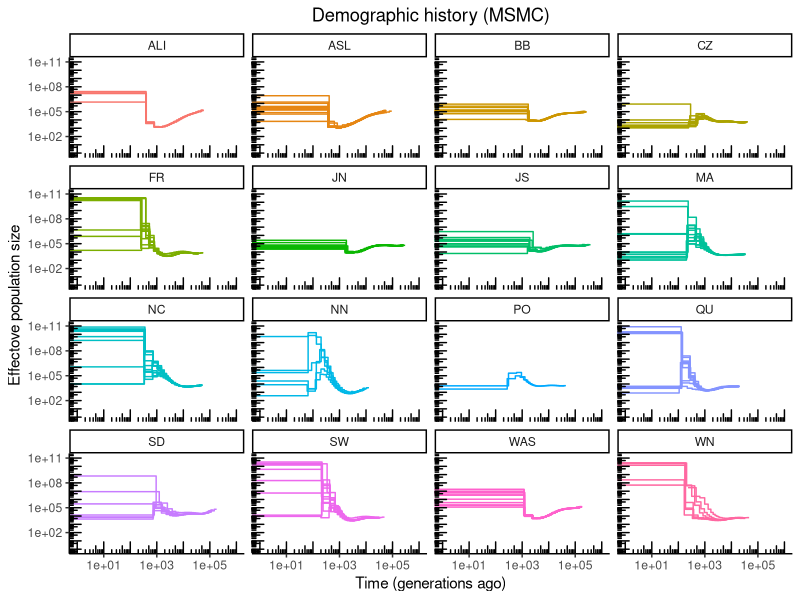
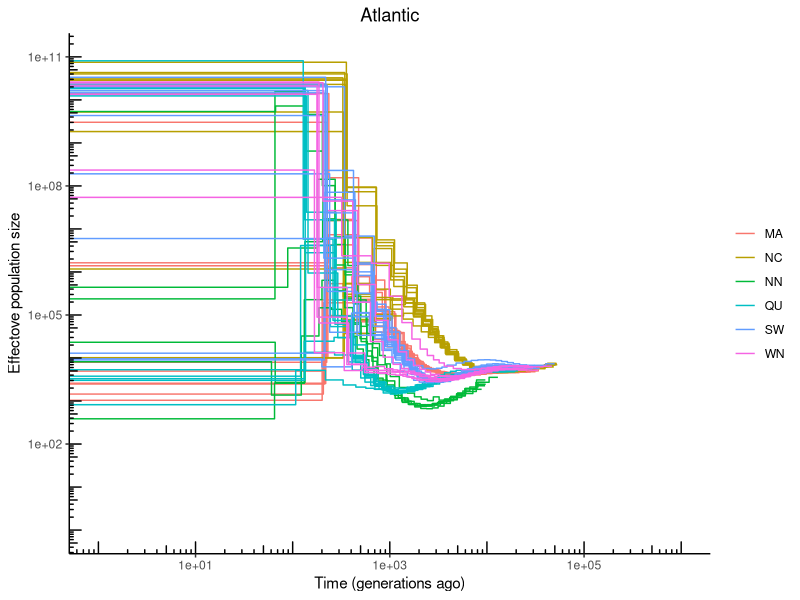
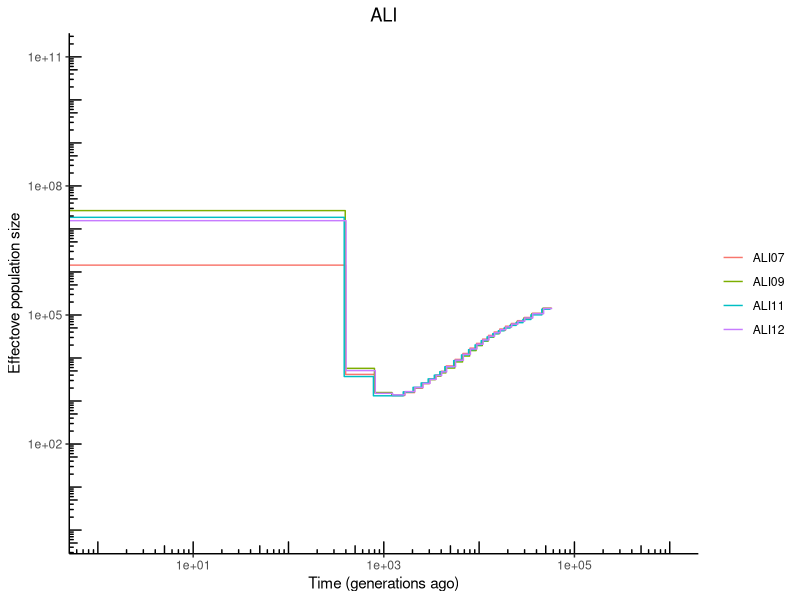
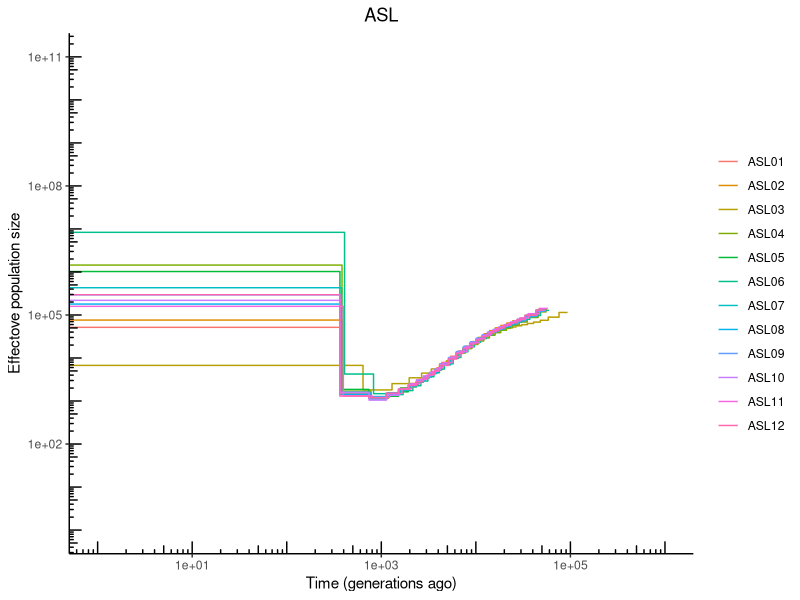
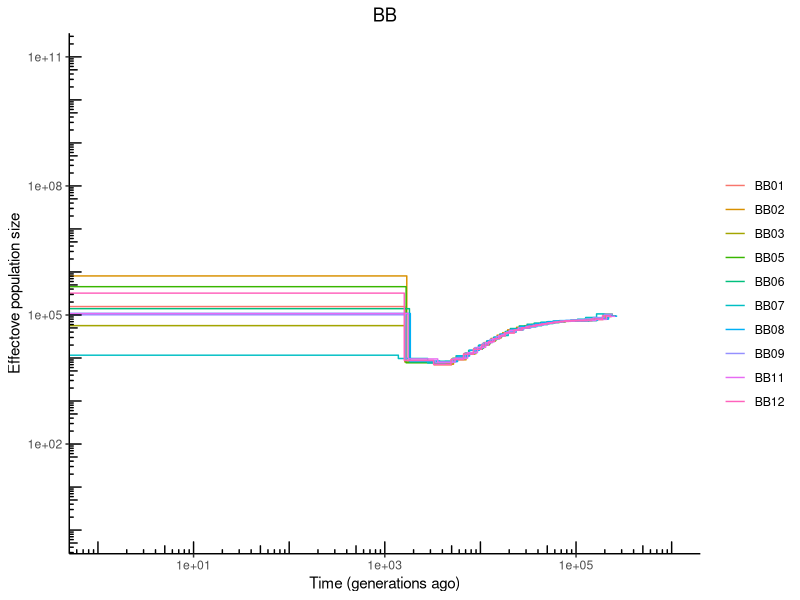
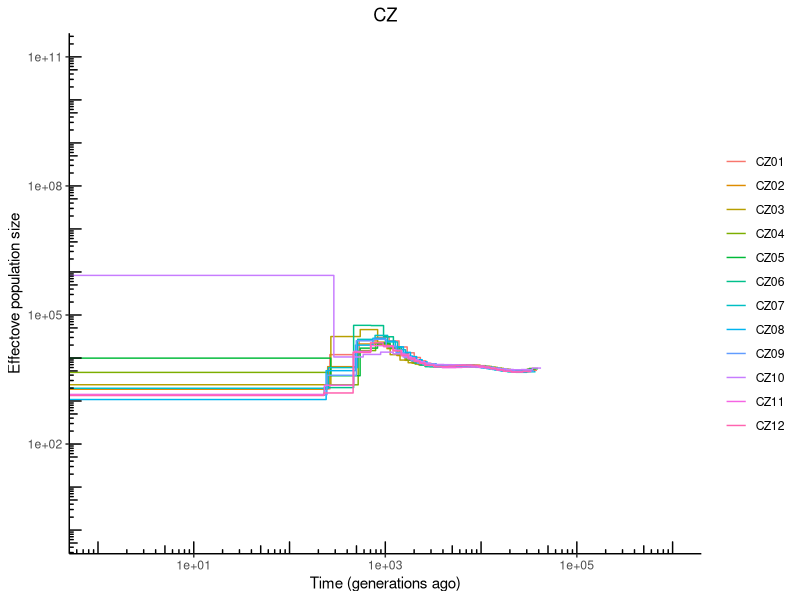
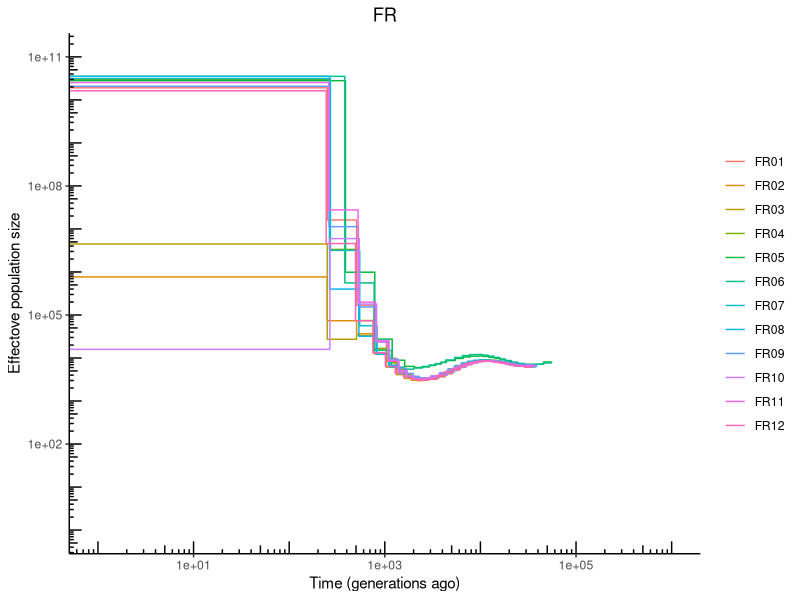
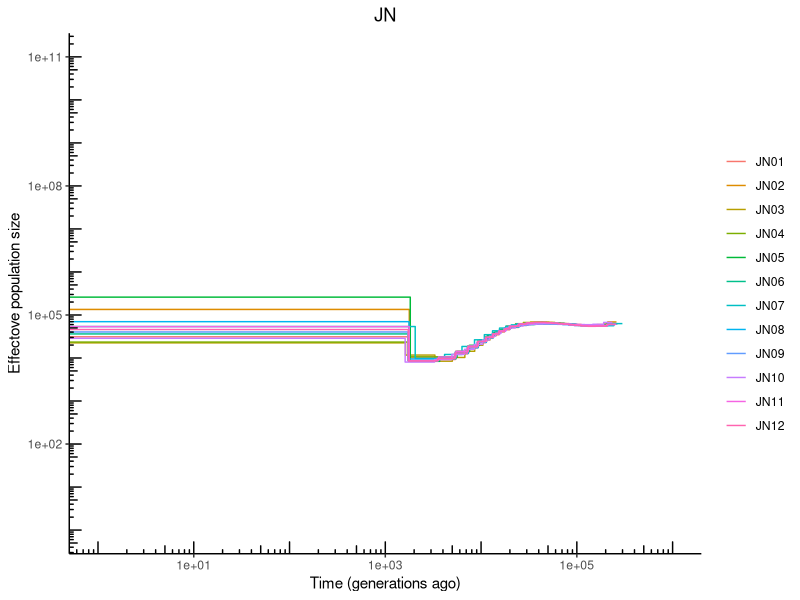

The R source for these figures, in order:
library(ggplot2)
obj <- read.table("r_input.txt")

pdf("all_sep.pdf", height=7, width=7)
ggplot(obj, aes(V5, V6, group = V7, color = V8)) +
  theme_classic() +
  geom_line() +
  scale_x_log10(limits=c(1, 1E6)) +
  scale_y_log10(limits=c(1, 1E11)) +
  xlab("Time (generations ago)") +
  ylab("Effectove population size") +
  annotation_logticks() +
  labs(title = "Demographic history (MSMC)") +
  theme(legend.position = "None", plot.title = element_text(hjust = 0.5)) +
  facet_wrap(~V8)
dev.off()

obj01 <- subset(obj, V8 == "NC" | V8 == "MA" | V8 == "QU" | V8 == "NN" | V8 == "SW" | V8 == "WN")
pdf("Atlantic.pdf", height=5, width=7)
ggplot(obj01, aes(V5, V6, group = V7, color = V8)) +
  theme_classic() +
  geom_line() +
  scale_x_log10(limits=c(1, 1E6)) +
  scale_y_log10(limits=c(1, 1E11)) +
  xlab("Time (generations ago)") +
  ylab("Effectove population size") +
  annotation_logticks() +
  labs(title = "Atlantic") +
  theme(legend.title = element_blank(), plot.title = element_text(hjust = 0.5))
dev.off()


obj01 <- subset(obj, V8 == "ALI")
pdf("ALI_msmc2.pdf", height=5, width=7)
ggplot(obj01, aes(V5, V6, color = V7)) +
	theme_classic() +
	geom_line() +
	scale_x_log10(limits=c(1, 1E6)) +
	scale_y_log10(limits=c(1, 1E11)) +
	xlab("Time (generations ago)") +
	ylab("Effectove population size") +
	annotation_logticks() +
	labs(title = "ALI") +
	theme(legend.title = element_blank(), plot.title = element_text(hjust = 0.5))
dev.off()

obj01 <- subset(obj, V8 == "ASL")
pdf("ASL_msmc2.pdf", height=5, width=7)
ggplot(obj01, aes(V5, V6, color = V7)) +
	theme_classic() +
	geom_line() +
	scale_x_log10(limits=c(1, 1E6)) +
	scale_y_log10(limits=c(1, 1E11)) +
	xlab("Time (generations ago)") +
	ylab("Effectove population size") +
	annotation_logticks() +
	labs(title = "ASL") +
	theme(legend.title = element_blank(), plot.title = element_text(hjust = 0.5))
dev.off()

obj01 <- subset(obj, V8 == "BB")
pdf("BB_msmc2.pdf", height=5, width=7)
ggplot(obj01, aes(V5, V6, color = V7)) +
	theme_classic() +
	geom_line() +
	scale_x_log10(limits=c(1, 1E6)) +
	scale_y_log10(limits=c(1, 1E11)) +
	xlab("Time (generations ago)") +
	ylab("Effectove population size") +
	annotation_logticks() +
	labs(title = "BB") +
	theme(legend.title = element_blank(), plot.title = element_text(hjust = 0.5))
dev.off()

obj01 <- subset(obj, V8 == "CZ")
pdf("CZ_msmc2.pdf", height=5, width=7)
ggplot(obj01, aes(V5, V6, color = V7)) +
	theme_classic() +
	geom_line() +
	scale_x_log10(limits=c(1, 1E6)) +
	scale_y_log10(limits=c(1, 1E11)) +
	xlab("Time (generations ago)") +
	ylab("Effectove population size") +
	annotation_logticks() +
	labs(title = "CZ") +
	theme(legend.title = element_blank(), plot.title = element_text(hjust = 0.5))
dev.off()

obj01 <- subset(obj, V8 == "FR")
pdf("FR_msmc2.pdf", height=5, width=7)
ggplot(obj01, aes(V5, V6, color = V7)) +
	theme_classic() +
	geom_line() +
	scale_x_log10(limits=c(1, 1E6)) +
	scale_y_log10(limits=c(1, 1E11)) +
	xlab("Time (generations ago)") +
	ylab("Effectove population size") +
	annotation_logticks() +
	labs(title = "FR") +
	theme(legend.title = element_blank(), plot.title = element_text(hjust = 0.5))
dev.off()

obj01 <- subset(obj, V8 == "JN")
pdf("JN_msmc2.pdf", height=5, width=7)
ggplot(obj01, aes(V5, V6, color = V7)) +
	theme_classic() +
	geom_line() +
	scale_x_log10(limits=c(1, 1E6)) +
	scale_y_log10(limits=c(1, 1E11)) +
	xlab("Time (generations ago)") +
	ylab("Effectove population size") +
	annotation_logticks() +
	labs(title = "JN") +
	theme(legend.title = element_blank(), plot.title = element_text(hjust = 0.5))
dev.off()

obj01 <- subset(obj, V8 == "JS")
pdf("JS_msmc2.pdf", height=5, width=7)
ggplot(obj01, aes(V5, V6, color = V7)) +
	theme_classic() +
	geom_line() +
	scale_x_log10(limits=c(1, 1E6)) +
	scale_y_log10(limits=c(1, 1E11)) +
	xlab("Time (generations ago)") +
	ylab("Effectove population size") +
	annotation_logticks() +
	labs(title = "JS") +
	theme(legend.title = element_blank(), plot.title = element_text(hjust = 0.5))
dev.off()

obj01 <- subset(obj, V8 == "MA")
pdf("MA_msmc2.pdf", height=5, width=7)
ggplot(obj01, aes(V5, V6, color = V7)) +
	theme_classic() +
	geom_line() +
	scale_x_log10(limits=c(1, 1E6)) +
	scale_y_log10(limits=c(1, 1E11)) +
	xlab("Time (generations ago)") +
	ylab("Effectove population size") +
	annotation_logticks() +
	labs(title = "MA") +
	theme(legend.title = element_blank(), plot.title = element_text(hjust = 0.5))
dev.off()

obj01 <- subset(obj, V8 == "NC")
pdf("NC_msmc2.pdf", height=5, width=7)
ggplot(obj01, aes(V5, V6, color = V7)) +
	theme_classic() +
	geom_line() +
	scale_x_log10(limits=c(1, 1E6)) +
	scale_y_log10(limits=c(1, 1E11)) +
	xlab("Time (generations ago)") +
	ylab("Effectove population size") +
	annotation_logticks() +
	labs(title = "NC") +
	theme(legend.title = element_blank(), plot.title = element_text(hjust = 0.5))
dev.off()

obj01 <- subset(obj, V8 == "NN")
pdf("NN_msmc2.pdf", height=5, width=7)
ggplot(obj01, aes(V5, V6, color = V7)) +
	theme_classic() +
	geom_line() +
	scale_x_log10(limits=c(1, 1E6)) +
	scale_y_log10(limits=c(1, 1E11)) +
	xlab("Time (generations ago)") +
	ylab("Effectove population size") +
	annotation_logticks() +
	labs(title = "NN") +
	theme(legend.title = element_blank(), plot.title = element_text(hjust = 0.5))
dev.off()

obj01 <- subset(obj, V8 == "PO")
pdf("PO_msmc2.pdf", height=5, width=7)
ggplot(obj01, aes(V5, V6, color = V7)) +
	theme_classic() +
	geom_line() +
	scale_x_log10(limits=c(1, 1E6)) +
	scale_y_log10(limits=c(1, 1E11)) +
	xlab("Time (generations ago)") +
	ylab("Effectove population size") +
	annotation_logticks() +
	labs(title = "PO") +
	theme(legend.title = element_blank(), plot.title = element_text(hjust = 0.5))
dev.off()

obj01 <- subset(obj, V8 == "QU")
pdf("QU_msmc2.pdf", height=5, width=7)
ggplot(obj01, aes(V5, V6, color = V7)) +
	theme_classic() +
	geom_line() +
	scale_x_log10(limits=c(1, 1E6)) +
	scale_y_log10(limits=c(1, 1E11)) +
	xlab("Time (generations ago)") +
	ylab("Effectove population size") +
	annotation_logticks() +
	labs(title = "QU") +
	theme(legend.title = element_blank(), plot.title = element_text(hjust = 0.5))
dev.off()

obj01 <- subset(obj, V8 == "SD")
pdf("SD_msmc2.pdf", height=5, width=7)
ggplot(obj01, aes(V5, V6, color = V7)) +
	theme_classic() +
	geom_line() +
	scale_x_log10(limits=c(1, 1E6)) +
	scale_y_log10(limits=c(1, 1E11)) +
	xlab("Time (generations ago)") +
	ylab("Effectove population size") +
	annotation_logticks() +
	labs(title = "SD") +
	theme(legend.title = element_blank(), plot.title = element_text(hjust = 0.5))
dev.off()

obj01 <- subset(obj, V8 == "SW")
pdf("SW_msmc2.pdf", height=5, width=7)
ggplot(obj01, aes(V5, V6, color = V7)) +
	theme_classic() +
	geom_line() +
	scale_x_log10(limits=c(1, 1E6)) +
	scale_y_log10(limits=c(1, 1E11)) +
	xlab("Time (generations ago)") +
	ylab("Effectove population size") +
	annotation_logticks() +
	labs(title = "SW") +
	theme(legend.title = element_blank(), plot.title = element_text(hjust = 0.5))
dev.off()

obj01 <- subset(obj, V8 == "WAS")
pdf("WAS_msmc2.pdf", height=5, width=7)
ggplot(obj01, aes(V5, V6, color = V7)) +
	theme_classic() +
	geom_line() +
	scale_x_log10(limits=c(1, 1E6)) +
	scale_y_log10(limits=c(1, 1E11)) +
	xlab("Time (generations ago)") +
	ylab("Effectove population size") +
	annotation_logticks() +
	labs(title = "WAS") +
	theme(legend.title = element_blank(), plot.title = element_text(hjust = 0.5))
dev.off()

obj01 <- subset(obj, V8 == "WN")
pdf("WN_msmc2.pdf", height=5, width=7)
ggplot(obj01, aes(V5, V6, color = V7)) +
	theme_classic() +
	geom_line() +
	scale_x_log10(limits=c(1, 1E6)) +
	scale_y_log10(limits=c(1, 1E11)) +
	xlab("Time (generations ago)") +
	ylab("Effectove population size") +
	annotation_logticks() +
	labs(title = "WN") +
	theme(legend.title = element_blank(), plot.title = element_text(hjust = 0.5))
dev.off()

obj01 <- subset(obj, V8 == "ALI" | V8 == "ASL")
pdf("Alaska_msmc2.pdf", height=5, width=7)
ggplot(obj01, aes(V5, V6, group = V7, color = V8)) +
	theme_classic() +
	geom_line() +
	scale_x_log10(limits=c(1, 1E6)) +
	scale_y_log10(limits=c(1, 1E11)) +
	xlab("Time (generations ago)") +
	ylab("Effectove population size") +
	annotation_logticks() +
	labs(title = "Alaska") +
	theme(legend.title = element_blank(), plot.title = element_text(hjust = 0.5))
dev.off()

obj01 <- subset(obj, V8 == "JN" | V8 == "JS")
pdf("Japan_msmc2.pdf", height=5, width=7)
ggplot(obj01, aes(V5, V6, group = V7, color = V8)) +
	theme_classic() +
	geom_line() +
	scale_x_log10(limits=c(1, 1E6)) +
	scale_y_log10(limits=c(1, 1E11)) +
	xlab("Time (generations ago)") +
	ylab("Effectove population size") +
	annotation_logticks() +
	labs(title = "Japan") +
	theme(legend.title = element_blank(), plot.title = element_text(hjust = 0.5))
dev.off()

obj01 <- subset(obj, V8 == "WAS" | V8 == "BB" | V8 == "SD")
pdf("NEPacific_msmc2.pdf", height=5, width=7)
ggplot(obj01, aes(V5, V6, group = V7, color = V8)) +
	theme_classic() +
	geom_line() +
	scale_x_log10(limits=c(1, 1E6)) +
	scale_y_log10(limits=c(1, 1E11)) +
	xlab("Time (generations ago)") +
	ylab("Effectove population size") +
	annotation_logticks() +
	labs(title = "Northeast Pacific") +
	theme(legend.title = element_blank(), plot.title = element_text(hjust = 0.5))
dev.off()

obj01 <- subset(obj, V8 == "NC" | V8 == "MA" | V8 == "QU")
pdf("NWAtlantic_msmc2.pdf", height=5, width=7)
ggplot(obj01, aes(V5, V6, group = V7, color = V8)) +
	theme_classic() +
	geom_line() +
	scale_x_log10(limits=c(1, 1E6)) +
	scale_y_log10(limits=c(1, 1E11)) +
	xlab("Time (generations ago)") +
	ylab("Effectove population size") +
	annotation_logticks() +
	labs(title = "Northwest Atlantic") +
	theme(legend.title = element_blank(), plot.title = element_text(hjust = 0.5))
dev.off()

obj01 <- subset(obj, V8 == "PO" | V8 == "FR" | V8 == "CZ")
pdf("MED_msmc2.pdf", height=5, width=7)
ggplot(obj01, aes(V5, V6, group = V7, color = V8)) +
	theme_classic() +
	geom_line() +
	scale_x_log10(limits=c(1, 1E6)) +
	scale_y_log10(limits=c(1, 1E11)) +
	xlab("Time (generations ago)") +
	ylab("Effectove population size") +
	annotation_logticks() +
	labs(title = "Mediterranean Sea") +
	theme(legend.title = element_blank(), plot.title = element_text(hjust = 0.5))
dev.off()

obj01 <- subset(obj, V8 == "NN" | V8 == "SW" | V8 == "WN")
pdf("NEAtlantic_msmc2.pdf", height=5, width=7)
ggplot(obj01, aes(V5, V6, group = V7, color = V8)) +
	theme_classic() +
	geom_line() +
	scale_x_log10(limits=c(1, 1E6)) +
	scale_y_log10(limits=c(1, 1E11)) +
	xlab("Time (generations ago)") +
	ylab("Effectove population size") +
	annotation_logticks() +
	labs(title = "Northeast Atlantic") +
	theme(legend.title = element_blank(), plot.title = element_text(hjust = 0.5))
dev.off()

obj01 <- subset(obj, V8 == "JN" | V8 == "JS" | V8 == "ALI" | V8 == "ASL")
pdf("JNALA_msmc2.pdf", height=5, width=7)
ggplot(obj01, aes(V5, V6, group = V7, color = V8)) +
	theme_classic() +
	geom_line() +
	scale_x_log10(limits=c(1, 1E6)) +
	scale_y_log10(limits=c(1, 1E11)) +
	xlab("Time (generations ago)") +
	ylab("Effectove population size") +
	annotation_logticks() +
	labs(title = "Japan and Alaska") +
	theme(legend.title = element_blank(), plot.title = element_text(hjust = 0.5))
dev.off()

obj01 <- subset(obj, V8 == "JN" | V8 == "JS" | V8 == "ALI" | V8 == "ASL" | V8 == "WAS" | V8 == "BB" | V8 == "SD")
pdf("Pacific_msmc2.pdf", height=5, width=7)
ggplot(obj01, aes(V5, V6, group = V7, color = V8)) +
	theme_classic() +
	geom_line() +
	scale_x_log10(limits=c(1, 1E6)) +
	scale_y_log10(limits=c(1, 1E11)) +
	xlab("Time (generations ago)") +
	ylab("Effectove population size") +
	annotation_logticks() +
	labs(title = "Pacific") +
	theme(legend.title = element_blank(), plot.title = element_text(hjust = 0.5))
dev.off()

obj01 <- subset(obj, V8 == "NC" | V8 == "MA" | V8 == "QU" | V8 == "NN" | V8 == "SW" | V8 == "WN"| V8 == "PO" | V8 == "FR" | V8 == "CZ")
pdf("Atlantic_msmc2.pdf", height=5, width=7)
ggplot(obj01, aes(V5, V6, group = V7, color = V8)) +
	theme_classic() +
	geom_line() +
	scale_x_log10(limits=c(1, 1E6)) +
	scale_y_log10(limits=c(1, 1E11)) +
	xlab("Time (generations ago)") +
	ylab("Effectove population size") +
	annotation_logticks() +
	labs(title = "Atlantic") +
	theme(legend.title = element_blank(), plot.title = element_text(hjust = 0.5))
dev.off()

pdf("All_msmc2.pdf", height=5, width=7)
ggplot(obj, aes(V5, V6, group = V7, color = V8)) +
	theme_classic() +
	geom_line() +
	scale_x_log10(limits=c(1, 1E6)) +
	scale_y_log10(limits=c(1, 1E11)) +
	xlab("Time (generations ago)") +
	ylab("Effectove population size") +
	annotation_logticks() +
	labs(title = "All populations") +
	theme(legend.title = element_blank(), plot.title = element_text(hjust = 0.5))
dev.off()

